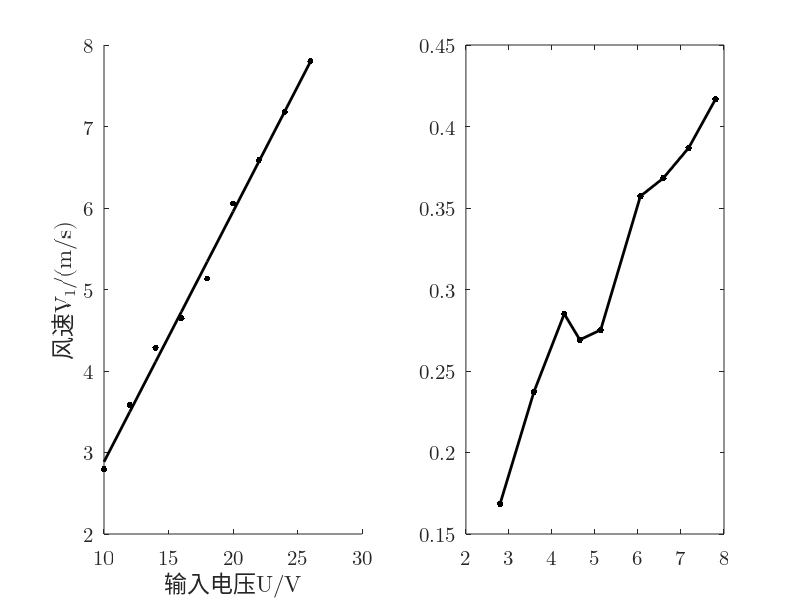

MATLAB code for this plot:
u =(10:2:26);
i =[0.065 0.081 0.099 0.117 0.137 0.156 0.177 0.200 0.220];
v1=[2.795 3.582 4.286 4.648 5.133 6.056 6.587 7.180 7.803];
r=0.5*103.84*10^(-3);
s=pi*r*r;
rho=1.185;
p0=u.*i
p1=0.5.*rho.*s.*(v1.^3)
ita=p1./p0

subplot(1, 2, 1);
uv=scatter(u, v1, 200, 'k', '.');
hold on;
set(gca, 'FontName', 'Latin Modern Math', 'FontSize', 15);
xlabel('输入电压U/V');
ylabel('风速V_1/(m/s)');

M=[u' ones(9,1)];
k=M\(v1');
v1pre=(M*k)';

plot(u, v1pre, '-k', 'LineWidth', 2);

subplot(1, 2, 2);
plot(v1, ita, '.-k', 'LineWidth', 2, 'MarkerSize', 15);
set(gca, 'FontName', 'Latin Modern Math', 'FontSize', 15);
